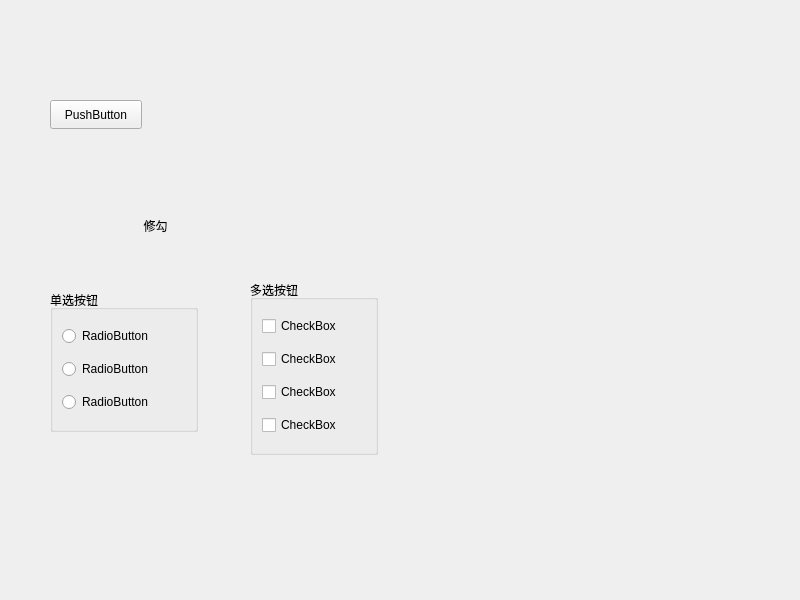
<?xml version="1.0" encoding="UTF-8"?>
<ui version="4.0">
 <class>MainWindow</class>
 <widget class="QMainWindow" name="MainWindow">
  <property name="geometry">
   <rect>
    <x>0</x>
    <y>0</y>
    <width>800</width>
    <height>600</height>
   </rect>
  </property>
  <property name="windowTitle">
   <string>MainWindow</string>
  </property>
  <widget class="QWidget" name="centralwidget">
   <widget class="QPushButton" name="pushButton">
    <property name="geometry">
     <rect>
      <x>50</x>
      <y>100</y>
      <width>92</width>
      <height>29</height>
     </rect>
    </property>
    <property name="text">
     <string>PushButton</string>
    </property>
   </widget>
   <widget class="QToolButton" name="toolButton">
    <property name="geometry">
     <rect>
      <x>70</x>
      <y>180</y>
      <width>171</width>
      <height>91</height>
     </rect>
    </property>
    <property name="text">
     <string>修勾</string>
    </property>
    <property name="icon">
     <iconset resource="res.qrc">
      <normaloff>:/demo/Image/Luffy.png</normaloff>:/demo/Image/Luffy.png</iconset>
    </property>
    <property name="iconSize">
     <size>
      <width>60</width>
      <height>60</height>
     </size>
    </property>
    <property name="toolButtonStyle">
     <enum>Qt::ToolButtonTextBesideIcon</enum>
    </property>
    <property name="autoRaise">
     <bool>true</bool>
    </property>
   </widget>
   <widget class="QGroupBox" name="groupBox">
    <property name="geometry">
     <rect>
      <x>50</x>
      <y>290</y>
      <width>148</width>
      <height>142</height>
     </rect>
    </property>
    <property name="title">
     <string>单选按钮</string>
    </property>
    <layout class="QVBoxLayout" name="verticalLayout">
     <item>
      <widget class="QRadioButton" name="radioButton">
       <property name="text">
        <string>RadioButton</string>
       </property>
      </widget>
     </item>
     <item>
      <widget class="QRadioButton" name="radioButton_2">
       <property name="text">
        <string>RadioButton</string>
       </property>
      </widget>
     </item>
     <item>
      <widget class="QRadioButton" name="radioButton_3">
       <property name="text">
        <string>RadioButton</string>
       </property>
      </widget>
     </item>
    </layout>
   </widget>
   <widget class="QGroupBox" name="groupBox_2">
    <property name="geometry">
     <rect>
      <x>250</x>
      <y>280</y>
      <width>128</width>
      <height>175</height>
     </rect>
    </property>
    <property name="title">
     <string>多选按钮</string>
    </property>
    <layout class="QVBoxLayout" name="verticalLayout_2">
     <item>
      <widget class="QCheckBox" name="checkBox">
       <property name="text">
        <string>CheckBox</string>
       </property>
       <property name="tristate">
        <bool>true</bool>
       </property>
      </widget>
     </item>
     <item>
      <widget class="QCheckBox" name="checkBox_3">
       <property name="text">
        <string>CheckBox</string>
       </property>
      </widget>
     </item>
     <item>
      <widget class="QCheckBox" name="checkBox_2">
       <property name="text">
        <string>CheckBox</string>
       </property>
      </widget>
     </item>
     <item>
      <widget class="QCheckBox" name="checkBox_4">
       <property name="text">
        <string>CheckBox</string>
       </property>
      </widget>
     </item>
    </layout>
   </widget>
  </widget>
 </widget>
 <resources>
  <include location="res.qrc"/>
 </resources>
 <connections/>
</ui>
